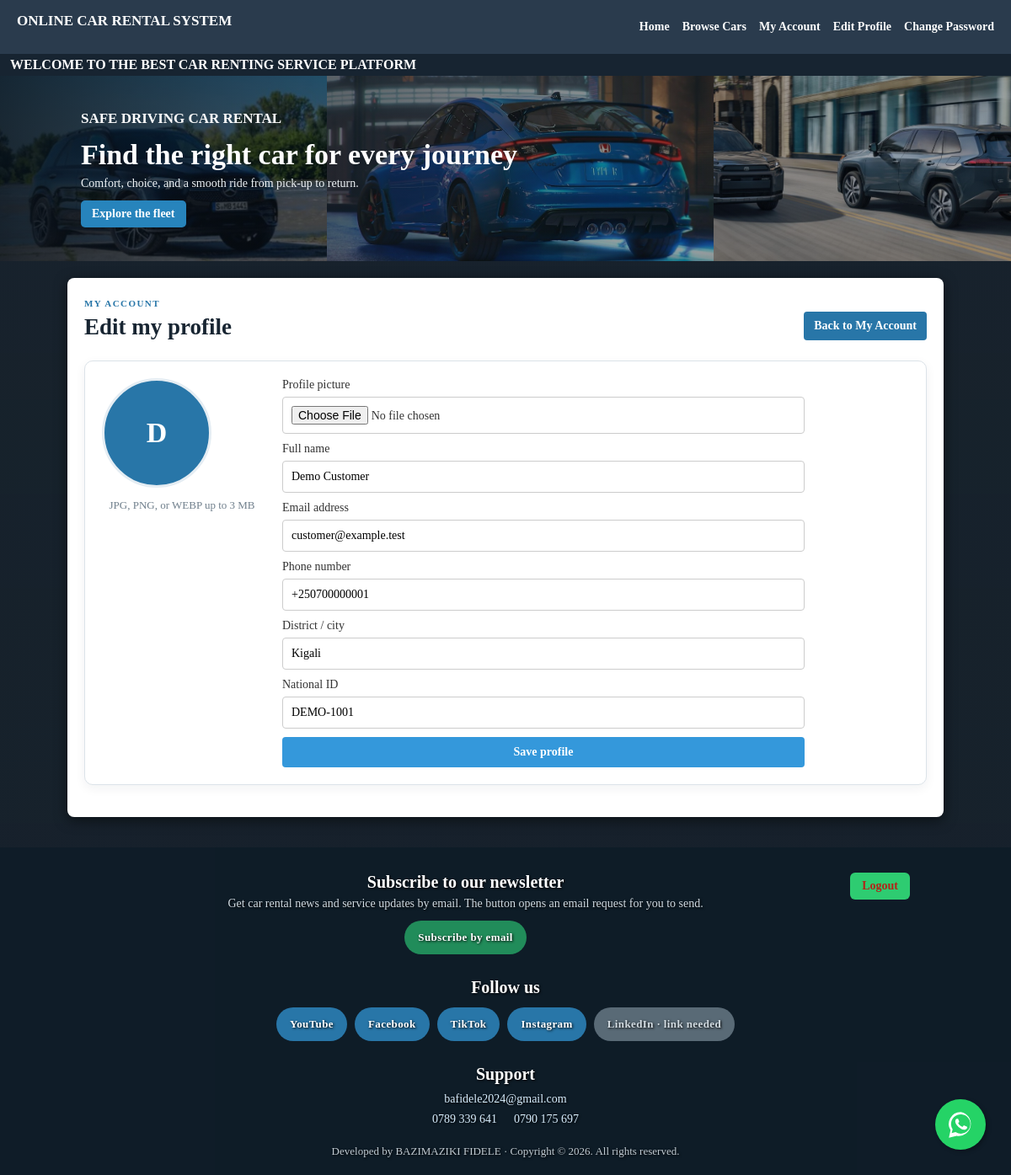
Page /profile.php (signed in) on the committed database.
### tables this page shows
CREATE TABLE IF NOT EXISTS customers (
  customer_id INT UNSIGNED NOT NULL AUTO_INCREMENT,
  full_name VARCHAR(100) NOT NULL,
  email VARCHAR(100) NOT NULL,
  phone VARCHAR(20) NOT NULL,
  district_city VARCHAR(50) NOT NULL,
  id_no VARCHAR(16) NOT NULL,
  password_hash VARCHAR(255) DEFAULT NULL,
  account_approved TINYINT(1) NOT NULL DEFAULT 1,
  profile_picture VARCHAR(255) DEFAULT NULL,
  created_at TIMESTAMP NOT NULL DEFAULT CURRENT_TIMESTAMP,
  PRIMARY KEY (customer_id),
  UNIQUE KEY uq_customers_email (email),
  UNIQUE KEY uq_customers_id_no (id_no)
);

### config/db.php (called while the page is built, shortened)
<?php
function e($value): string {
    return htmlspecialchars((string)$value, ENT_QUOTES | ENT_SUBSTITUTE, 'UTF-8');
}

### profile.php (the view, shortened to what this page needs)
<?php
require 'config/db.php';
$customerId = (int)$_SESSION['customer_id'];
$stmt = $pdo->prepare('SELECT customer_id, full_name, email, phone, district_city, id_no, profile_picture FROM customers WHERE customer_id = ? LIMIT 1');
$stmt->execute([$customerId]);
$customer = $stmt->fetch();
$values = [
    'full_name' => (string)$customer['full_name'],
    'email' => (string)$customer['email'],
    'phone' => (string)$customer['phone'],
    'district_city' => (string)$customer['district_city'],
    'id_no' => (string)$customer['id_no'],
];
$picture = (string)($customer['profile_picture'] ?? '');
$validPicture = preg_match('#^profiles/[a-f0-9]{32}\.(jpg|png|webp)$#', $picture) === 1;
include 'includes/header.php';
?>
<div class="page-heading">
    <div><p class="eyebrow">MY ACCOUNT</p><h1>Edit my profile</h1></div>
    <a class="button-link btn-blue" href="index.php">Back to My Account</a>
</div>
<section class="customer-card profile-editor">
    <div class="profile-edit-picture">
        <?php if ($validPicture): ?>
            <img class="profile-avatar" src="uploads/<?= e($picture) ?>" alt="Current profile picture">
        <?php else: ?>
            <div class="profile-avatar profile-avatar-placeholder" aria-hidden="true"><?= e(strtoupper(substr($values['full_name'], 0, 1))) ?></div>
        <?php endif; ?>
        <p class="muted">JPG, PNG, or WEBP up to 3 MB</p>
    </div>
    <form method="POST" enctype="multipart/form-data" class="form-vertical profile-form">
        <label>Profile picture
            <input type="file" name="profile_picture" accept=".jpg,.jpeg,.png,.webp,image/jpeg,image/png,image/webp">
        </label>
        <label>Full name
            <input type="text" name="full_name" maxlength="100" value="<?= e($values['full_name']) ?>" required>
        </label>
        <label>Email address
            <input type="email" name="email" maxlength="100" value="<?= e($values['email']) ?>" autocomplete="email" required>
        </label>
        <label>Phone number
            <input type="tel" name="phone" maxlength="20" value="<?= e($values['phone']) ?>" required>
        </label>
        <label>District / city
            <input type="text" name="district_city" maxlength="50" value="<?= e($values['district_city']) ?>" required>
        </label>
        <label>National ID
            <input type="text" name="id_no" maxlength="16" value="<?= e($values['id_no']) ?>" required>
        </label>
        <button type="submit" class="btn-blue">Save profile</button>
    </form>
</section>
<?php include 'includes/footer.php'; ?>

### assets/style.css (style rules this page uses)
body { margin: 0; position: relative; isolation: isolate; background-color: #1a252f; color: #333; font-family: "Bookman Old Style", "Bookman", "URW Bookman L", serif; font-size: 14px; }
body::before { content: ""; position: fixed; inset: 0; z-index: -1; background: linear-gradient(rgba(9, 19, 29, .12), rgba(9, 19, 29, .22)); pointer-events: none; }
h1, h2, h3, nav h2 { font-family: "Bookman Old Style", "Bookman", "URW Bookman L", serif; font-size: 17px; margin-top: 0; }
.form-vertical { display: flex; flex-direction: column; gap: 10px; max-width: 400px; margin: 0 auto; }
input, select { padding: 10px; border: 1px solid #ccc; border-radius: 4px; font-family: inherit; font-size: inherit; }
button { padding: 10px 15px; color: white; border: none; cursor: pointer; font-weight: bold; border-radius: 4px; font-family: inherit; font-size: inherit; }
.btn-blue { background-color: #3498db; }
.page-heading { display: flex; align-items: flex-end; justify-content: space-between; gap: 18px; margin: 4px 0 24px; }
.page-heading h1 { margin: 0; color: #182532; font-size: 27px; }
.page-heading p { color: #66717d; margin: 0; }
.page-heading .eyebrow { color: #2876a8; font-size: 11px; font-weight: 700; letter-spacing: .13em; margin-bottom: 7px; }
.customer-card { border: 1px solid #dce3e9; border-radius: 10px; padding: 20px; margin: 18px 0; background: #fff; box-shadow: 0 4px 13px rgba(24,37,50,.06); }
.subtle-count, .muted { color: #71808d; font-size: 13px; font-weight: 400; }
.button-link { display: inline-block; text-align: center; padding: 9px 12px; text-decoration: none; border-radius: 4px; color: #fff; font-weight: 700; white-space: nowrap; }
.btn-blue.button-link { background: #2876a8; }
.profile-avatar { flex: 0 0 auto; width: 88px; height: 88px; border-radius: 50%; object-fit: cover; border: 3px solid #e5edf3; }
.profile-avatar-placeholder { display: flex; align-items: center; justify-content: center; background: #2876a8; color: #fff; font-size: 34px; font-weight: 700; }
.profile-editor { display: grid; grid-template-columns: 190px minmax(0, 1fr); gap: 24px; align-items: start; }
.profile-edit-picture { text-align: center; }
.profile-edit-picture .profile-avatar { width: 124px; height: 124px; }
.profile-form { max-width: 620px; width: 100%; margin: 0; }
.profile-form label { display: flex; flex-direction: column; gap: 6px; }
.profile-form input { width: 100%; box-sizing: border-box; }

### rows in the picture
customers: full_name "D", full_name "Demo Customer", email "customer@example.test", phone "+250700000001", district_city "Kigali", id_no "DEMO-1001"

### other values in the picture
$platform "YouTube"
$platform "Facebook"
$platform "TikTok"
$platform "Instagram"
